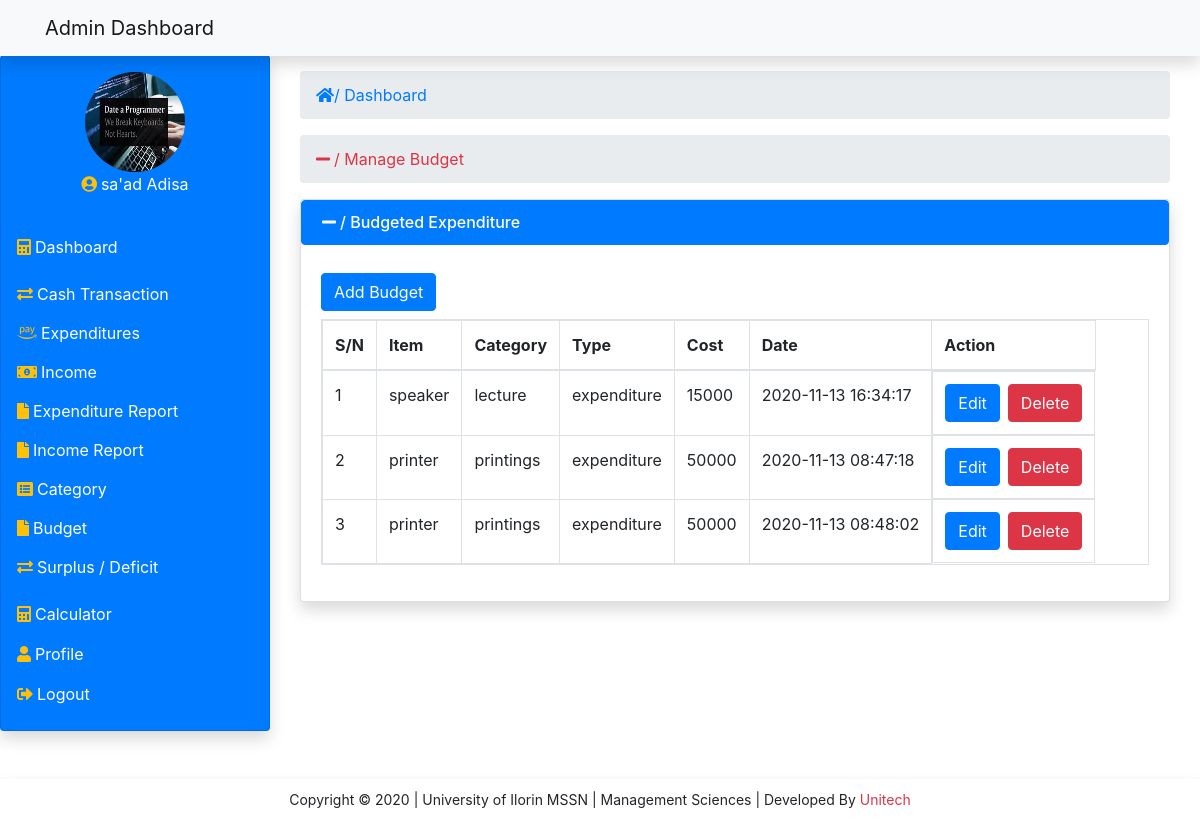
The app's page /views/budgetexp.php (signed in) with its own data.
### tables this page shows
CREATE TABLE `budgets` (
  `id` int(11) NOT NULL,
  `item` varchar(200) NOT NULL,
  `item_cost` int(11) NOT NULL,
  `category` varchar(200) NOT NULL,
  `item_desc` text NOT NULL,
  `budget_type` varchar(200) NOT NULL,
  `notedate` timestamp NOT NULL DEFAULT CURRENT_TIMESTAMP ON UPDATE CURRENT_TIMESTAMP
);

### modal/modal.php (called while the page is built, shortened)
<?php
    class Modal{
        private $localhost = 'localhost';
        private $dbname = 'management';
        private $username = 'root';
        private $password = '';
        public $conn;
        public function __construct(){
           try {
               $this->conn = new mysqli($this->localhost,$this->username,$this->password,$this->dbname);
           } catch (Exception $e) {
               echo 'connection failed'.$e->getMessage();
           }
        }
		public function fetch_bud($type){
			$data = null;
			$query = "SELECT * FROM budgets WHERE budget_type='$type' ";
			$stmt = $this->conn->prepare($query);
			if($stmt->execute()){
				$result = $stmt->get_result();
				if (mysqli_num_rows($result) > 0) {
					while ($fetch = $result->fetch_assoc()) {
						$data[] = $fetch;
					}
				}
			}
			return $data;
		}
		public function fetch_picture($id){
			$data = null;
			$query = "SELECT picture FROM admin_details WHERE id = ?";
			$stmt = $this->conn->prepare($query);
			$stmt->bind_param('i',$id);
			if($stmt->execute()){
				$result = $stmt->get_result();
				$fetch = $result->fetch_assoc();
				$data = $fetch;
			}
			return $data;
		}
    }
?>

### views/budgetexp.php (the view, shortened to what this page needs)
<!DOCTYPE html>
<html lang="en">
<head>
     <link rel="stylesheet" href="../css/style.css">
    <link rel="stylesheet" href="../css/all.css">
    <link rel="stylesheet" href="../css/bootstrap.min.css">
    <link rel="stylesheet" href="../css/fontawesome.min.css">
</head>
<body>
                    <?php include '../includes/topbar.php';?>
                <?php include '../includes/sidebar.php';?>
                <ol class="breadcrumb">
                    <li class="active text-danger"><i class="fa fa-minus mr-1"></i>/ Manage Budget</li>
                </ol>
                <div class="card shadow">
                <div>
                    <h6 class="list-group-item active"><i class="fa fa-minus mr-1"></i>/ Budgeted Expenditure</h6>
                </div>
                <div class="card-body">
                    <div class="responsive">
                        <table class="table table-responsive table-bordered table-hover">
                            <div class="text-left">
                                <button class="btn btn-primary my-2" type="button" data-toggle="modal" data-target="#addbudget">Add Budget</button>
                            </div>
                            <thead>
                                <tr>
                                    <th>S/N</th>
                                    <th>Item</th>
                                    <th>Category</th>
                                    <th>Type</th>
                                    <th>Cost</th>
                                    <th>Date</th>
                                    <th>Action</th>
                                </tr>
                            </thead>
                            <tbody>
                            <?php
                                    $modal = new Modal;
                                    $type = 'expenditure';
                                    $row = $modal->fetch_bud($type);
                                    $count = 1;
                                    if(!empty($row)){
                                        foreach($row as $rows){?>
                                            <tr>
                                                <td><?= $count++;?></td>
                                                <td><?= $rows['item'];?></td>
                                                <td><?= $rows['category'];?></td>
                                                <td><?= $rows['budget_type'];?></td>
                                                <td><?= $rows['item_cost'];?></td>
                                                <td><?= $rows['notedate'];?></td>
                                                <td style="display:flex;">
                                                    <a href="budgetedit.php?ebid=<?=$rows['id'];?>"><button class="btn btn-primary mr-2">Edit</button></a>
                                                    <a href="delete.php?ebid=<?=$rows['id'];?>"><button class="btn btn-danger">Delete</button></a>
                                                </td>
                                            </tr>
                                                <?php }}?>
                            </tbody>
                        </table>
                    </div>
                </div>
			</div>
        </div>
            <?php include '../includes/footer.php';?>
</body>
</html>

### includes/sidebar.php (shortened to what this page needs)
  <div class="container-fluid toggle-nav">
      <div class="row justify-content-left align-items-left">
          <div class="col-md-3 nav-toggle" id="cols">
              <div class="card shadow bg-primary text-white p-3">
                  <div class="text-center">
                  <?php
                      include '../modal/modal.php';
                      $modal = new Modal;
                      $id = $_SESSION['id'];
                      $picture = $modal->fetch_picture($id);
             ?>
                      <img src="<?= $picture['picture']; ?>" id="img-fluid" class="img-fluid card-img-top" alt="profile image">
                  </div>
                  <div class="caption">
                      <p class="text-center"><i class="fas text-warning fa-user-circle mr-1 text-warning"></i><?= $_SESSION['username']; ?></p>
                  </div>
                  <ul class="navbar-nav">
                      <li class="nav-item">
                          <a href="../admin/dashboard.php" class="nav-link"><i class="fas text-warning fa-calculator mr-1"></i>Dashboard</a>
                      </li>
                      <li class="nav-item" onclick="transact()"><i class="fas text-warning text-warning fa-exchange-alt mr-1"></i>Cash Transaction
                      </li>
                      <li class="nav-item" onclick="expenditure()"><i class="fab text-warning fa-amazon-pay mr-1"></i>Expenditures
                      </li>
                      <li class="nav-item" onclick="income()"><i class="fas text-warning fa-money-bill-alt mr-1" arial-hidden="true"></i>Income
                      </li>
                      <li class="nav-item" onclick="expReport()"><i class="fa fa-file text-warning mr-1"></i>Expenditure Report
                      </li>
                      <li class="nav-item" onclick="incReport()"><i class="fa fa-file mr-1 text-warning"></i>Income Report
                      </li>
                      <li class="nav-item" onclick="category()"><i class="fas text-warning fa-list-alt mr-1" arial-hidden="true"></i>Category
                      </li>
                      <li class="nav-item" onclick="budget()"><i class="fa text-warning fa-file mr-1"></i>Budget
                      </li>
                      <li class="nav-item" onclick="balance()"><i class="fas text-warning text-warning fa-exchange-alt mr-1"></i>Surplus / Deficit
                      </li>
                      <li class="nav-item"><a href="../views/calculator.php" class="nav-link"><i class="fas text-warning fa-calculator mr-1"></i>Calculator</a></li>
                      <li class="nav-item mt-0"><a href="../views/profile.php" class="nav-link"><i class="fas text-warning fa-user mr-1"></i>Profile</a></li>
                      <li class="nav-item mt-0"><a href="../views/logout.php" class="nav-link"><i class=" text-warning fas fa-sign-out-alt mr-1"></i>Logout</a></li>
                  </ul>
              </div>
          </div>
                          <div class="col-md-9 my-3">
<ol class="breadcrumb">
	<li class="active text-primary"> <i class="fas fa-home text-primary"></i>/ Dashboard</li>
</ol>

### css/style.css (style rules this page uses)
body { margin: 0; padding: 0; scroll-behavior: smooth; background-color: #E5E5E5; }
.toggle-nav { margin-top: 55px !important; }
.container-fluid > .row > .col-md-3 > .card > div > img { border-radius: 50%; text-align: center; margin: 0 auto !important; width: 100px; height: 100px; position: relative; }
.container-fluid > .row > .col-md-3 > .card > ul { position: relative; }
.container-fluid > .row > .col-md-3 > .card > ul > li { margin-top: 15px; cursor: pointer; }
.container-fluid > .row > .col-md-3 > .card > ul > li > div a,.container-fluid > .row > .col-md-3 > .card > ul > li > a { text-decoration: none !important; color: white !important; }
#cols { margin-left: -15px; }

### css/all.css (style rules this page uses)
.fa, .fas, .far, .fal, .fad, .fab { -moz-osx-font-smoothing: grayscale; -webkit-font-smoothing: antialiased; display: inline-block; font-style: normal; font-variant: normal; text-rendering: auto; line-height: 1; }
.fa-amazon-pay:before { content: "\f42c"; }
.fa-calculator:before { content: "\f1ec"; }
.fa-exchange-alt:before { content: "\f362"; }
.fa-file:before { content: "\f15b"; }
.fa-home:before { content: "\f015"; }
.fa-list-alt:before { content: "\f022"; }
.fa-minus:before { content: "\f068"; }
.fa-money-bill-alt:before { content: "\f3d1"; }
.fa-sign-out-alt:before { content: "\f2f5"; }
.fa-user:before { content: "\f007"; }
.fa-user-circle:before { content: "\f2bd"; }
.fab { font-family: 'Font Awesome 5 Brands'; font-weight: 400; }
.fa, .fas { font-family: 'Font Awesome 5 Free'; font-weight: 900; }

### records on screen
budgets: item "speaker", category "lecture", budget_type "expenditure", item_cost "15000", notedate "2020-11-13 16:34:17"
budgets: item "printer", category "printings", budget_type "expenditure", item_cost "50000", notedate "2020-11-13 08:47:18"
budgets: item "printer", category "printings", budget_type "expenditure", item_cost "50000", notedate "2020-11-13 08:48:02"

### other values on screen
$_SESSION['username'] "sa'ad Adisa"
